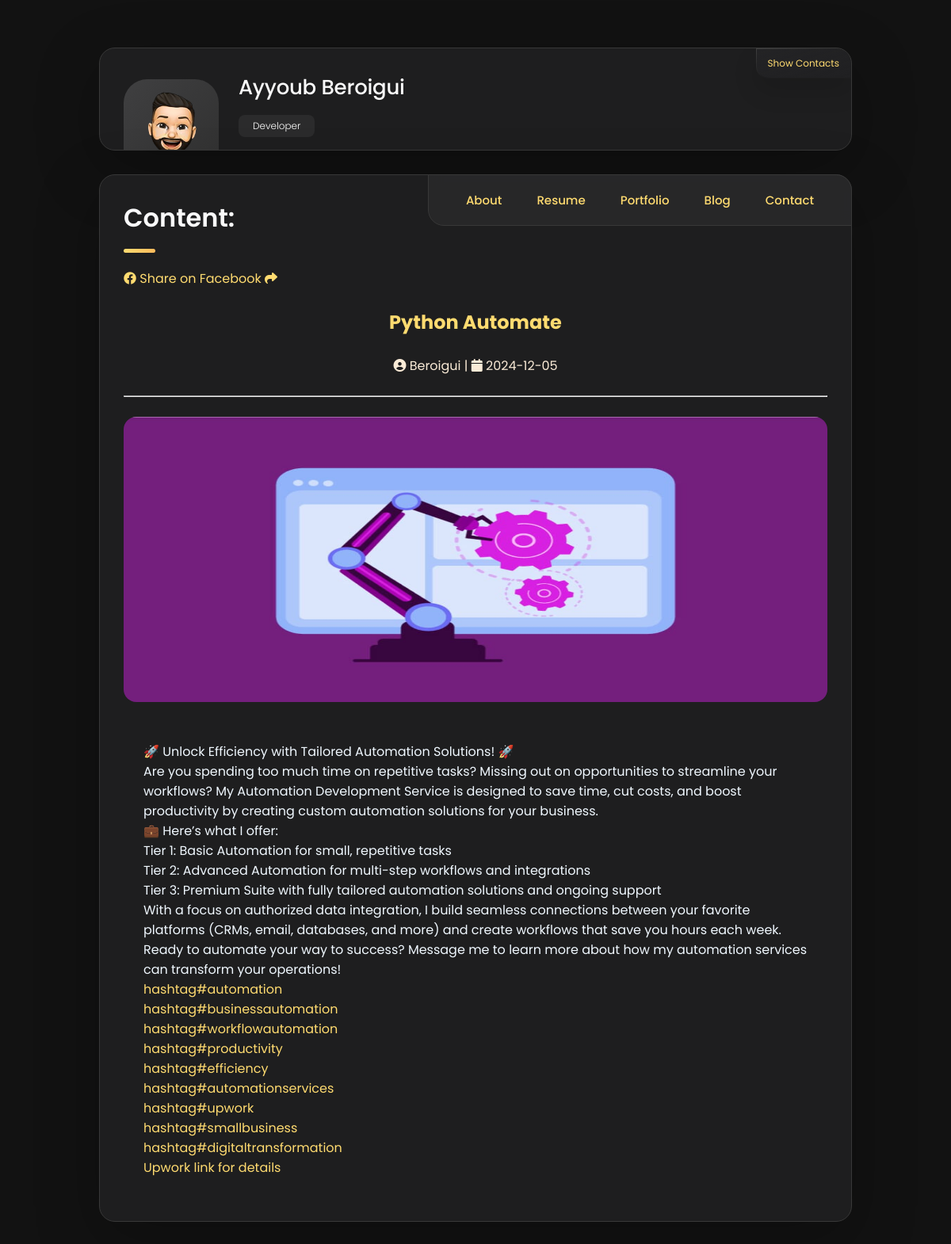
The app's page /Python Automate with its own data.
### tables this page shows
CREATE TABLE "blogs" (
	"id"	INTEGER,
	"Author"	text NOT NULL,
	"publihed_at"	TIMESTAMP NOT NULL,
	"content"	TEXT NOT NULL CHECK(LENGTH("content") > 100),
	"image"	text,
	"is_pinned"	boolean DEFAULT false,
	"title"	text NOT NULL UNIQUE,
	PRIMARY KEY("id" AUTOINCREMENT)
);

### app.py (the view)
@app.route('/<id>')
def content(id):
    conn = sqlite3.connect('mydatabase.db')
    c = conn.cursor()
    c.execute("SELECT content,author,publihed_at,title,image FROM blogs WHERE title=?", (id,))
    blog = c.fetchall()
    return render_template('single.html', content=blog , id=id)

### templates/single.html
{%extends 'base.html'%}
{%block content%}
<article class="about active" data-page="blog">
    {% for blog in content %}
    <header>
      <h2 class="h2 article-title">Content: </h2>
      <a href="https://www.facebook.com/sharer/sharer.php?u={{ url_for('content', id= id, _external=True) }}" target="_blank">
        <i class="fa-brands fa-facebook"></i> Share on Facebook <i class="fa fa-share"></i><br>
      </a>
      <br>
    </header>
    <center>
      <div class="title1">
    <h2 > {{ blog[3] }}</h2>
  </div>
    <br>
    <div class="authors">
    <i class="fa fa-user-circle"></i> {{ blog[1] }} |
    <i class="fa fa-calendar"></i>  {{ blog[2] }}
  </div>
    <br>
    <hr>
<br>
    </center>
    <figure class="blog-banner-box">
        <img src="{{ url_for('static', filename=blog[4] ) }}" alt="Design conferences in 2022" loading="lazy">
    </figure>
    <br>
    <div class="blog-content">
     {{ blog[0]|safe }}
    </div>
    {%endfor%}
</article>
{%endblock%}

### static/css/style.css (style rules this page uses)
:root { --bg-gradient-onyx: linear-gradient( to bottom right, hsl(240, 1%, 25%) 3%, hsl(0, 0%, 19%) 97% ); --bg-gradient-jet: linear-gradient( to bottom right, hsla(240, 1%, 18%, 0.251) 0%, hsla(240, 2%, 11%, 0) 100% ), hsl(240, 2%, 13%); --bg-gradient-yellow-1: linear-gradient( to bottom right, hsl(45, 100%, 71%) 0%, hsla(36, 100%, 69%, 0) 50% ); --bg-gradient-yellow-2: linear-gradient( 135deg, hsla(45, 100%, 71%, 0.251) 0%, hsla(35, 100%, 68%, 0) 59.86% ), hsl(240, 2%, 13%); --border-gradient-onyx: linear-gradient( to bottom right, hsl(0, 0%, 25%) 0%, hsla(0, 0%, 25%, 0) 50% ); --text-gradient-yellow: linear-gradient( to right, hsl(45, 100%, 72%), hsl(35, 100%, 68%) ); --jet: hsl(0, 0%, 22%); --onyx: hsl(240, 1%, 17%); --eerie-black-1: hsl(240, 2%, 13%); --eerie-black-2: hsl(240, 2%, 12%); --smoky-black: hsl(0, 0%, 7%); --white-1: hsl(0, 0%, 100%); --white-2: hsl(0, 0%, 98%); --orange-yellow-crayola: hsl(45, 100%, 72%); --vegas-gold: hsl(45, 54%, 58%); --light-gray: hsl(0, 0%, 84%); --light-gray-70: hsla(0, 0%, 84%, 0.7); --bittersweet-shimmer: hsl(0, 43%, 51%); --ff-poppins: 'Poppins', sans-serif; --fs-1: 24px; --fs-2: 18px; --fs-3: 17px; --fs-4: 16px; --fs-5: 15px; --fs-6: 14px; --fs-7: 13px; --fs-8: 11px; --fw-300: 300; --fw-400: 400; --fw-500: 500; --fw-600: 600; --shadow-1: -4px 8px 24px hsla(0, 0%, 0%, 0.25); --shadow-2: 0 16px 30px hsla(0, 0%, 0%, 0.25); --shadow-3: 0 16px 40px hsla(0, 0%, 0%, 0.25); --shadow-4: 0 25px 50px hsla(0, 0%, 0%, 0.15); --shadow-5: 0 24px 80px hsla(0, 0%, 0%, 0.25); --transition-1: 0.25s ease; --transition-2: 0.5s ease-in-out; }
*, *::before, *::after { margin: 0; padding: 0; box-sizing: border-box; }
a { text-decoration: none; color: hsl(45, 100%, 72%); }
img, ion-icon, a, button, time, span { display: block; }
html { font-family: var(--ff-poppins); }
body { background: var(--smoky-black); }
.blog-content { color: aliceblue; }
.authors { color: antiquewhite; }
.title1 { color: hsl(45, 100%, 72%);; }
.sidebar, article { background: var(--eerie-black-2); border: 1px solid var(--jet); border-radius: 20px; padding: 15px; box-shadow: var(--shadow-1); z-index: 1; }
article { display: none; }
article.active { display: block; animation: fade 0.5s ease backwards; }
.h2, .h3, .h4, .h5 { color: var(--white-2); text-transform: capitalize; }
.h2 { font-size: var(--fs-1); }
.article-title { position: relative; padding-bottom: 7px; }
.article-title::after { content: ""; position: absolute; bottom: 0; left: 0; width: 30px; height: 3px; background: var(--text-gradient-yellow); border-radius: 3px; }
.about .article-title { margin-bottom: 15px; }
.article-title { margin-bottom: 30px; }
.blog-banner-box { width: 100%; height: 100%; border-radius: 12px; overflow: hidden; }
.blog-banner-box img { width: 100%; height: 100%; object-fit: stretch; transition: var(--transition-1); }
.blog-content { padding: 15px; }
@media (min-width: 450px) { .project-img, .blog-banner-box { height: auto; } }
@media (min-width: 580px) { :root { --fs-1: 32px; --fs-2: 24px; --fs-3: 26px; --fs-4: 18px; --fs-6: 15px; --fs-7: 15px; --fs-8: 12px; } }
@media (min-width: 580px) { .sidebar, article { width: 520px; margin-inline: auto; padding: 30px; } }
@media (min-width: 580px) { .article-title { font-weight: var(--fw-600); padding-bottom: 15px; } }
@media (min-width: 580px) { .article-title::after { width: 40px; height: 5px; } }
@media (min-width: 580px) { .about .article-title { margin-bottom: 20px; } }
@media (min-width: 580px) { .project-img, .blog-banner-box { border-radius: 16px; } }
@media (min-width: 580px) { .blog-content { padding: 25px; } }
@media (min-width: 768px) { .sidebar, article { width: 700px; } }
@media (min-width: 768px) { .article-title { padding-bottom: 20px; } }
@media (min-width: 1024px) { :root { --shadow-1: -4px 8px 24px hsla(0, 0%, 0%, 0.125); --shadow-2: 0 16px 30px hsla(0, 0%, 0%, 0.125); --shadow-3: 0 16px 40px hsla(0, 0%, 0%, 0.125); } }
@media (min-width: 1024px) { .sidebar, article { width: 950px; box-shadow: var(--shadow-5); } }
@media (min-width: 1024px) { .blog-banner-box { height: 360px; } }

### records on screen
blogs: title "Python Automate", Author "Beroigui", publihed_at "2024-12-05", image (picture), content "🚀 Unlock Efficiency with Tailored Automation Solutions! 🚀 Are you spending too much time on repetitive tasks? Missing out on opportunities to streamline your workflows? My Automation Development Service is designed to save time, cut costs, and boost productivity by creating custom automation solutions for your business. 💼 Here’s what I offer: Tier 1: Basic Automation for small, repetitive tasks Tier 2: Advanced Automation for multi-step workflows and integrations Tier 3: Premium Suite with fully tailored automation solutions and ongoing support With a focus on authorized data integration, I build seamless connections between your favorite platforms (CRMs, email, databases, and more) and…"
